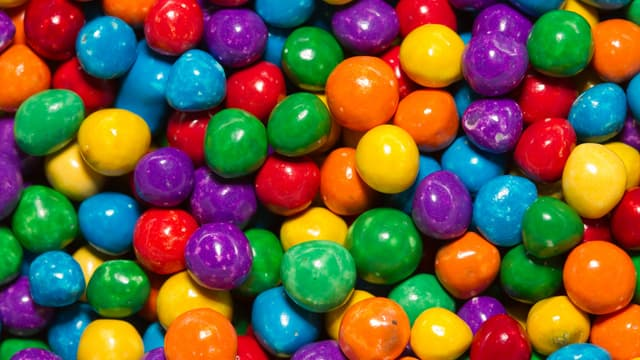
#> input picture Computer Vision and IOT -2/task2/images/img.jpg, 640 x 360 px
$ jupyter execute Color_Identification_in_Images.ipynb   (shell and % lines are left out)
#> lines starting #> are read from the running program, lines starting #| are printed output that depends on the picture
# Task-2: Implement an image color detector which identifies all the colors in an image
### Author: Ritik Chawla
### GRIPMAY22

Using KMeans for identification of colors in the image

## Import libraries
For this work, I need sklearn for KMeans algorithm, opencv for image manipulation, numpy to work with arrays and matplotlib.pyplot for plotting graphs.

[cell 1]
import cv2
import numpy as np
import matplotlib.pyplot as plt
from collections import Counter
from sklearn.cluster import KMeans
import os

[cell 2]
# read the input image
image = cv2.imread('images/img.jpg')
#> image is the input picture: shape (360, 640, 3); mean B, G, R 61.1, 90.4, 113.5
print("The type of this input is {}".format(type(image)))
#| The type of this input is <class 'numpy.ndarray'>
print("Shape; {}".format(image.shape))
#| Shape; (360, 640, 3)
plt.imshow(image)

[cell 3]
# convert image to RGB
image = cv2.cvtColor(image, cv2.COLOR_BGR2RGB)
plt.imshow(image)

[cell 4]
# convert image to Grayscale
gray_image = cv2.cvtColor(image, cv2.COLOR_BGR2GRAY)
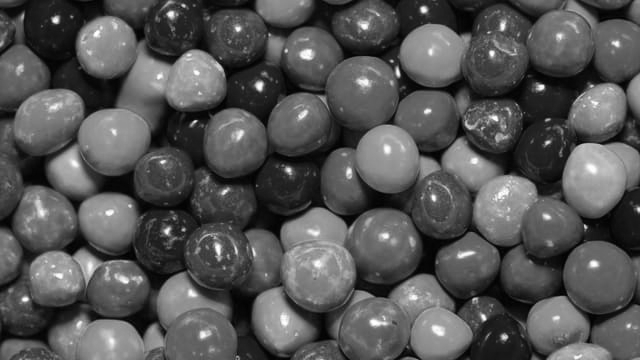
#> gray_image: shape (360, 640); min 0, max 255, mean 84.3
plt.imshow(gray_image, cmap='gray')

## Color Identification

[cell 5]
# load image and convert it to RGB
def get_image(image_path):
    image = cv2.imread(image_path)
    image = cv2.cvtColor(image, cv2.COLOR_BGR2RGB)
    return image

[cell 6]
# define a function that will convert RGB to hex (get labels color for the output pie chart)
def RGB2HEX(color):
    return "#{:02x}{:02x}{:02x}".format(int(color[0]), int(color[1]), int(color[2]))

[cell 7]
# color identification method
def get_colors(image, number_of_colors, show_chart):

#> called with number_of_colors = 8, show_chart = True
    modified_image = cv2.resize(image, (600, 400), interpolation = cv2.INTER_AREA)
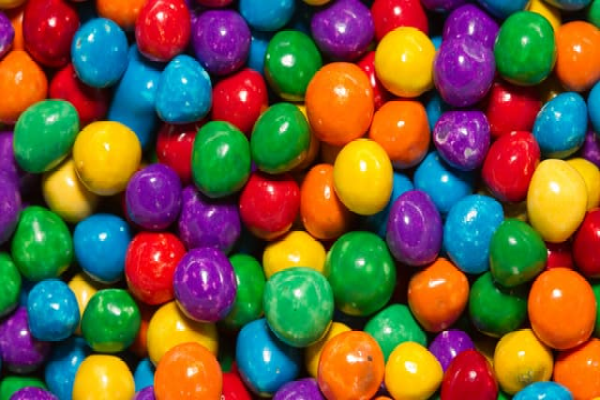
#> modified_image: shape (400, 600, 3); mean R, G, B 113.3, 90.3, 61
    modified_image = modified_image.reshape(modified_image.shape[0]*modified_image.shape[1],3)

    clf = KMeans(n_clusters = number_of_colors)
    labels = clf.fit_predict(modified_image)

    counts = Counter(labels)
#> counts = {0: 34045, 6: 32582, 1: 50826, 3: 28558, 2: 27282, 4: 38307, 5: 23484, 7: 4916}
    counts = dict(sorted(counts.items()))
#> counts = {0: 34045, 1: 50826, 2: 27282, 3: 28558, 4: 38307, 5: 23484, 6: 32582, 7: 4916}

    center_colors = clf.cluster_centers_
    ordered_colors = [center_colors[i] for i in counts.keys()]
#> ordered_colors = [[234.2, 112.6, 9.42], [40.97, 29.21, 23.02], [7.47, 138.7, 182.4], [124.4, 28.36, 144.2], [14.18, 146.4, 53.49], [245.6, 194.4, 17.9], [186.5, 18.17, 20.78], [203.6, 201.8, 186.9]]
    hex_colors = [RGB2HEX(ordered_colors[i]) for i in counts.keys()]
#> hex_colors = ['#ea7009', '#281d17', '#078ab6', '#7c1c90', '#0e9235', '#f5c211', '#ba1214', '#cbc9ba']
    rgb_colors = [ordered_colors[i] for i in counts.keys()]
#> rgb_colors has the same summary as ordered_colors
    if (show_chart):
        plt.figure(figsize=(10,20))
        plt.subplot(1,2,1)
        plt.imshow(image)
        plt.subplot(1,2,2)
        plt.pie(counts.values(), labels = hex_colors, colors = hex_colors)
        plt.title("Color Identification", fontsize=25)
        return rgb_colors

[cell 8]
image_Path='images/img.jpg'
get_colors(get_image(image_Path), 8, True)
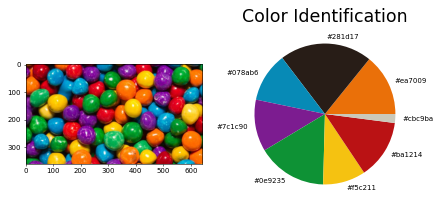
#> figure drawn by matplotlib, 2 panels

[cell 9]
# color identification for a set of images in specific directory
IMAGE_DIRECTORY = r'images'
images = []

for file in os.listdir(IMAGE_DIRECTORY):
    if not file.startswith('.'):
        images.append(get_image(os.path.join(IMAGE_DIRECTORY, file)))

[cell 10]
plt.figure(figsize=(20, 10))
for i in range(len(images)):
    plt.subplot(1, len(images), i+1)
    plt.imshow(images[i])
#> this loop made 3 passes
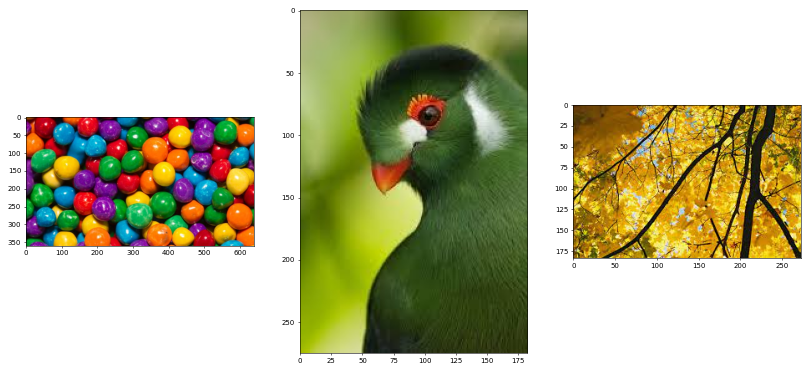
#> figure drawn by matplotlib, 3 panels

[cell 11]
def show_colors(images):
    index = 1

    for i in range(len(images)):
        get_colors(images[i], 8, True)
#> this loop made 3 passes
#> pass 2, in get_colors (call 3), `modified_image = cv2.resize(image, (600, 400), interpolation = cv2.INT..`:
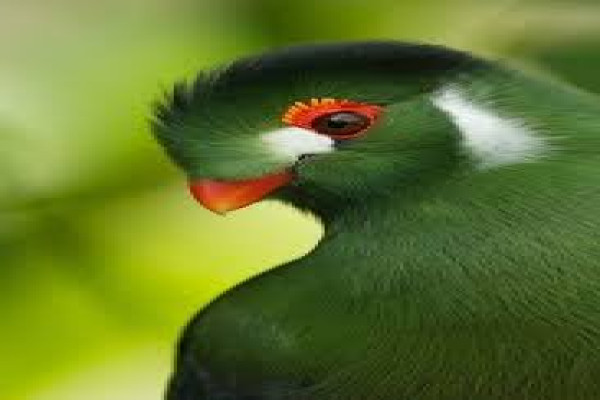
#> modified_image: shape (400, 600, 3); mean R, G, B 98.8, 118.3, 44.6
#> pass 3, in get_colors (call 4), `modified_image = cv2.resize(image, (600, 400), interpolation = cv2.INT..`:
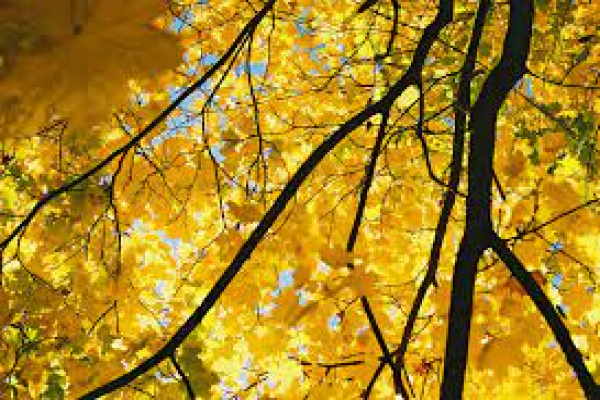
#> modified_image: shape (400, 600, 3); mean R, G, B 170.5, 133.4, 30.6

[cell 12]
show_colors(images)
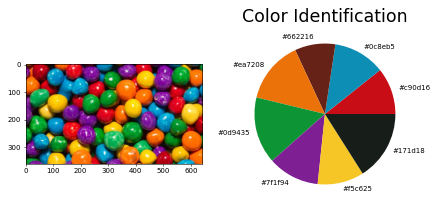
#> figure drawn by matplotlib, 2 panels
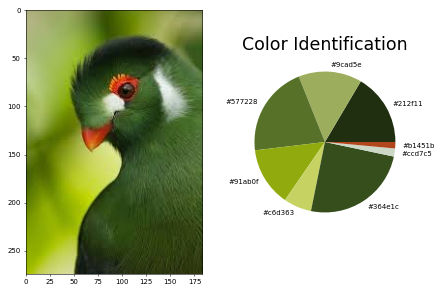
#> figure drawn by matplotlib, 2 panels
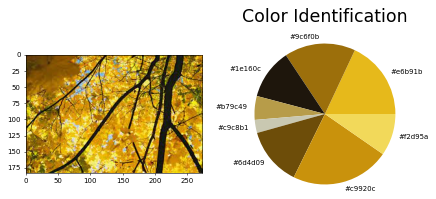
#> figure drawn by matplotlib, 2 panels
